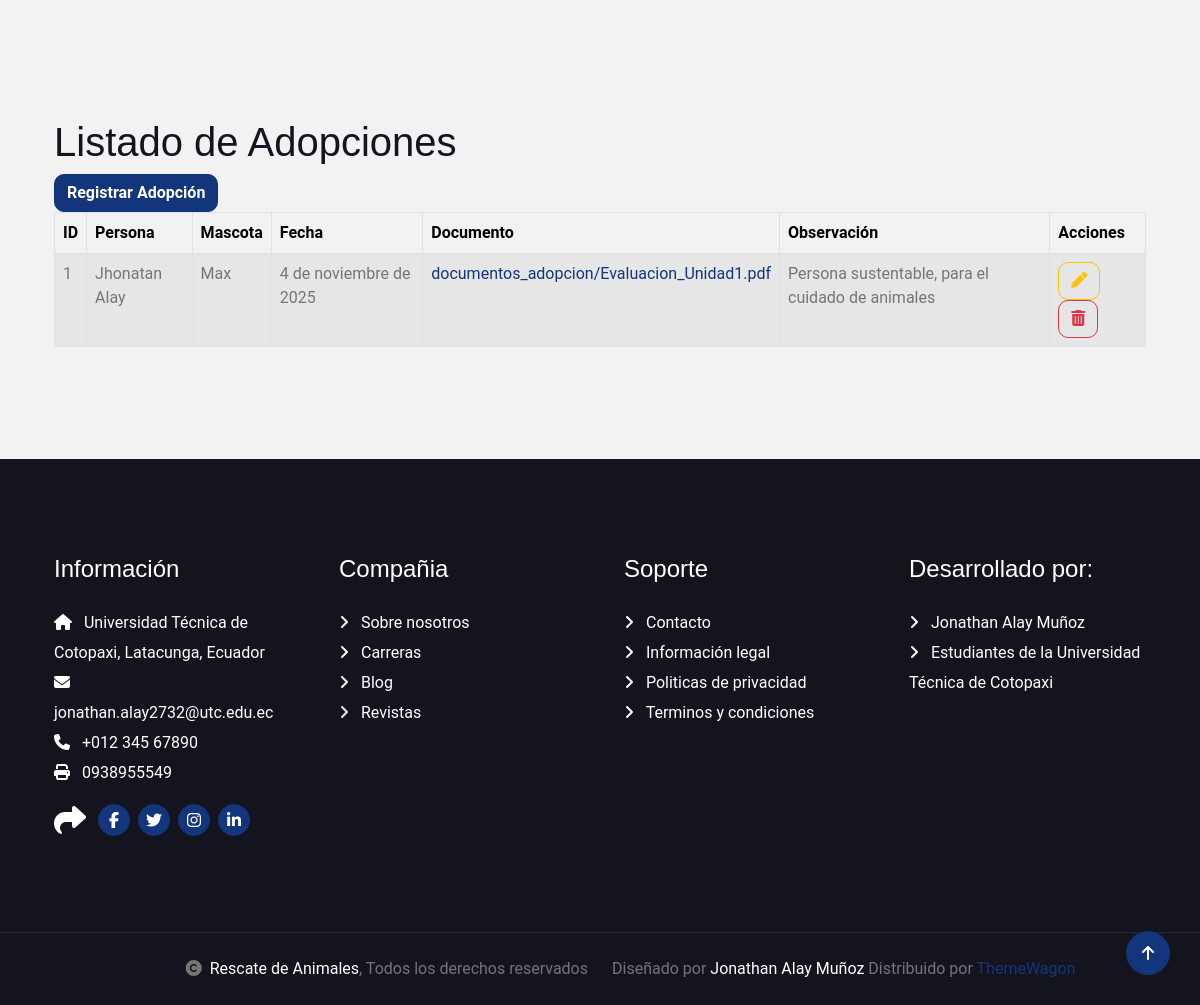
Page /adopcion (lower part) on the earlier database version.
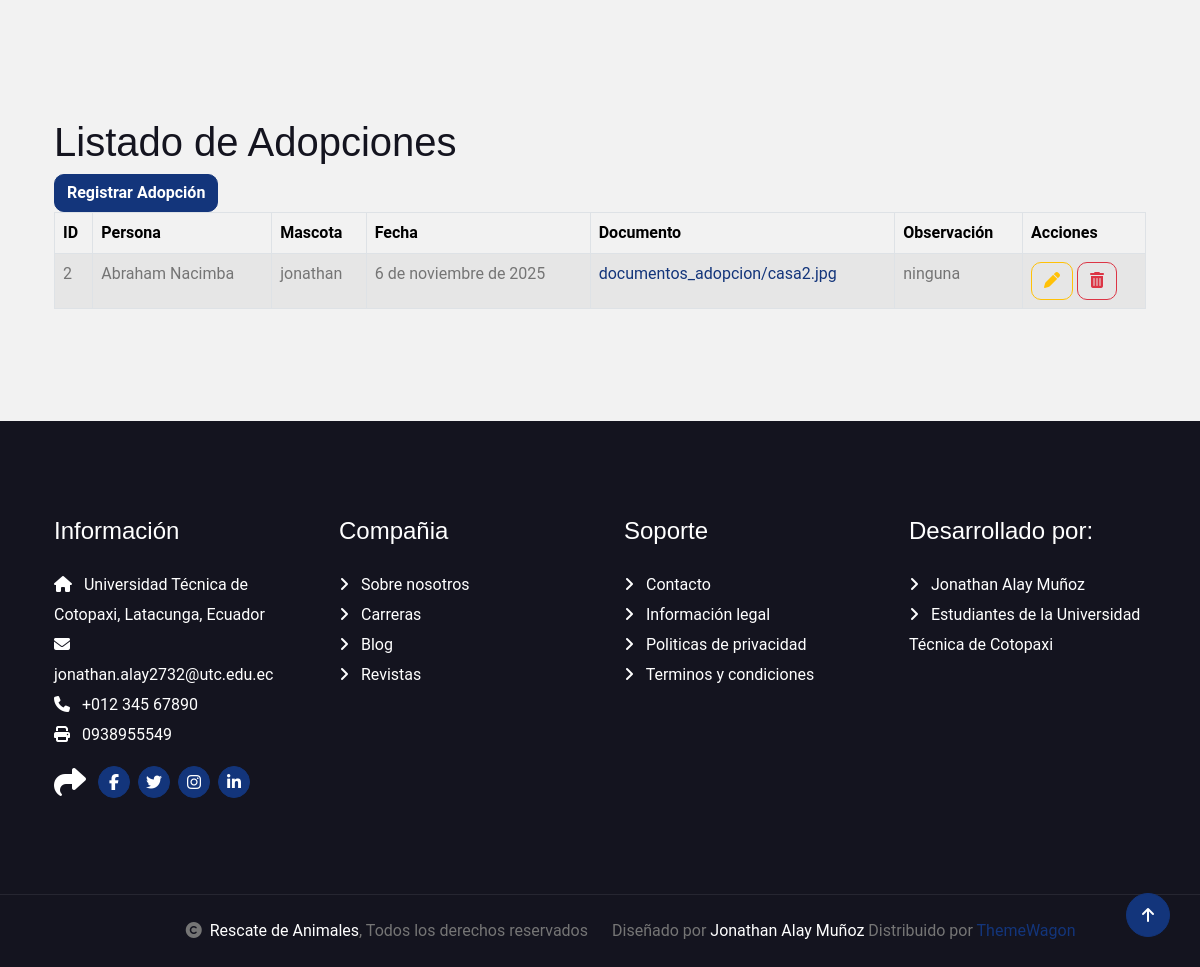
Same page on the later database version.
### Aplicaciones/Adopcion/models.py (models this page shows, shortened)
class Adopcion(models.Model):
    id_ado = models.AutoField(primary_key=True)
    persona = models.ForeignKey(Persona, on_delete=models.CASCADE, related_name='adopciones')
    mascota = models.ForeignKey(Mascota, on_delete=models.CASCADE, related_name='adopciones')
    fecha_ado = models.DateField(auto_now_add=True)
    documento_ado = models.FileField(upload_to='documentos_adopcion/', null=True, blank=True)
    observacion_ado = models.TextField(null=True, blank=True)

class Persona(models.Model):
    id_per = models.AutoField(primary_key=True)
    nombre_per = models.CharField(max_length=100)
    apellido_per = models.CharField(max_length=100)
    telefono_per = models.CharField(max_length=20, null=True, blank=True)
    correo_per = models.EmailField(max_length=100, unique=True)
    direccion_per = models.CharField(max_length=200, null=True, blank=True)
    documento_per = models.FileField(upload_to='documentos_persona/', null=True, blank=True)

class Mascota(models.Model):
    id_mas = models.AutoField(primary_key=True)
    numero_serie_mas = models.CharField(max_length=50, unique=True)
    nombre_mas = models.CharField(max_length=100)
    especie_mas = models.CharField(max_length=50)
    raza_mas = models.CharField(max_length=50, null=True, blank=True)
    sexo_mas = models.CharField(max_length=10)
    edad_mas = models.PositiveIntegerField()
    peso_mas = models.DecimalField(max_digits=5, decimal_places=2)
    foto_mas = models.ImageField(upload_to='fotos_mascotas/', null=True, blank=True)
    historial_mas = models.TextField(null=True, blank=True)
    estado_mas = models.CharField(max_length=20)
    fecha_registro_mas = models.DateField(auto_now_add=True)

### Aplicaciones/Adopcion/views.py (the view)
# urls.py: path('adopcion', views.adopcion),
def adopcion(request):
    listado = Adopcion.objects.select_related('persona', 'mascota')
    return render(request, "adopcion.html", {'adopciones': listado})

### Aplicaciones/Adopcion/templates/adopcion.html (shortened to what this page needs)
{% extends './plantilla.html' %}
{% block contenido %}
<br>
<h1>Listado de Adopciones</h1>
<a href="/nuevaAdopcion" class="btn btn-primary">Registrar Adopción</a>
<table class="table table-bordered table-striped table-hover" id="tbl_adopciones">
    <thead>
        <tr>
            <th>ID</th>
            <th>Persona</th>
            <th>Mascota</th>
            <th>Fecha</th>
            <th>Documento</th>
            <th>Observación</th>
            <th>Acciones</th>
        </tr>
    </thead>
    <tbody>
        {% for adopcion in adopciones %}
        <tr>
            <td>{{ adopcion.id_ado }}</td>
            <td>{{ adopcion.persona.nombre_per }} {{ adopcion.persona.apellido_per }}</td>
            <td>{{ adopcion.mascota.nombre_mas }}</td>
            <td>{{ adopcion.fecha_ado }}</td>
            <td>
                {% if adopcion.documento_ado %}
                    <a href="{{ adopcion.documento_ado.url }}" download>{{ adopcion.documento_ado.name }}</a>
                {% else %}
                    Ninguno
                {% endif %}
            </td>
            <td>{{ adopcion.observacion_ado }}</td>
            <td>
                <a href="/editarAdopcion/{{ adopcion.id_ado }}" class="btn btn-outline-warning">
                    <i class="fa fa-pen"></i>
                </a>
                <a href="#" onclick="eliminarAdopcion('{{ adopcion.id_ado }}');" class="btn btn-outline-danger">
                    <i class="fa fa-trash"></i>
                </a>
            </td>
        </tr>
        {% endfor %}
    </tbody>
</table>
{% endblock %}

Differences in the rows shown:
removed Adopcion: id_ado "1", persona.nombre_per "Jhonatan", persona.apellido_per "Alay", mascota.nombre_mas "Max", fecha_ado "4 de noviembre de 2025", documento_ado.name "documentos_adopcion/Evaluacion_Unidad1.pdf", observacion_ado "Persona sustentable, para el cuidado de animales"
added Adopcion: id_ado "2", persona.nombre_per "Abraham", persona.apellido_per "Nacimba", mascota.nombre_mas "jonathan", fecha_ado "6 de noviembre de 2025", documento_ado.name "documentos_adopcion/casa2.jpg", observacion_ado "ninguna"
